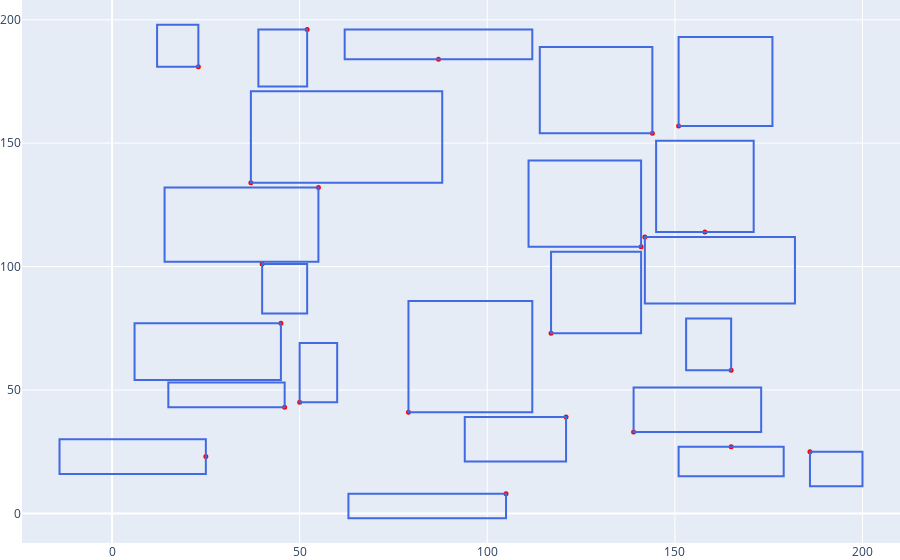

Notebook code cell kept with this figure:
### Code cell
ex_path = "./examples/bin2.txt"
solve_bin_label_placement(ex_path)

### Figure 1 — Plotly figure (JSON) as saved in the notebook; plotly's stock layout.template omitted (floating-point values rounded to 4 significant figures)
{"data": [{"marker": {"color": "rgb(255, 0, 0)", "size": 5, "symbol": "circle-dot"}, "mode": "markers", "opacity": 1, "type": "scatter", "x": [46, 121, 37, 25, 45, 142, 79, 141, 55, 87, 23, 139, 151, 50, 105, 186, 52, 165, 144, 158, 40, 165, 117], "y": [43, 39, 134, 23, 77, 112, 41, 108, 132, 184, 181, 33, 157, 45, 8, 25, 196, 27, 154, 114, 101, 58, 73]}], "layout": {"margin": {"b": 0, "l": 0, "r": 0, "t": 0}, "shapes": [{"line": {"color": "RoyalBlue", "width": 2}, "type": "rect", "x0": 15, "x1": 46, "y0": 43, "y1": 53}, {"line": {"color": "RoyalBlue", "width": 2}, "type": "rect", "x0": 94, "x1": 121, "y0": 21, "y1": 39}, {"line": {"color": "RoyalBlue", "width": 2}, "type": "rect", "x0": 37, "x1": 88, "y0": 134, "y1": 171}, {"line": {"color": "RoyalBlue", "width": 2}, "type": "rect", "x0": -14, "x1": 25, "y0": 16, "y1": 30}, {"line": {"color": "RoyalBlue", "width": 2}, "type": "rect", "x0": 6, "x1": 45, "y0": 54, "y1": 77}, {"line": {"color": "RoyalBlue", "width": 2}, "type": "rect", "x0": 142, "x1": 182, "y0": 85, "y1": 112}, {"line": {"color": "RoyalBlue", "width": 2}, "type": "rect", "x0": 79, "x1": 112, "y0": 41, "y1": 86}, {"line": {"color": "RoyalBlue", "width": 2}, "type": "rect", "x0": 111, "x1": 141, "y0": 108, "y1": 143}, {"line": {"color": "RoyalBlue", "width": 2}, "type": "rect", "x0": 14, "x1": 55, "y0": 102, "y1": 132}, {"line": {"color": "RoyalBlue", "width": 2}, "type": "rect", "x0": 62, "x1": 112, "y0": 184, "y1": 196}, {"line": {"color": "RoyalBlue", "width": 2}, "type": "rect", "x0": 12, "x1": 23, "y0": 181, "y1": 198}, {"line": {"color": "RoyalBlue", "width": 2}, "type": "rect", "x0": 139, "x1": 173, "y0": 33, "y1": 51}, {"line": {"color": "RoyalBlue", "width": 2}, "type": "rect", "x0": 151, "x1": 176, "y0": 157, "y1": 193}, {"line": {"color": "RoyalBlue", "width": 2}, "type": "rect", "x0": 50, "x1": 60, "y0": 45, "y1": 69}, {"line": {"color": "RoyalBlue", "width": 2}, "type": "rect", "x0": 63, "x1": 105, "y0": -2, "y1": 8}, {"line": {"color": "RoyalBlue", "width": 2}, "type": "rect", "x0": 186, "x1": 200, "y0": 11, "y1": 25}, {"line": {"color": "RoyalBlue", "width": 2}, "type": "rect", "x0": 39, "x1": 52, "y0": 173, "y1": 196}, {"line": {"color": "RoyalBlue", "width": 2}, "type": "rect", "x0": 151, "x1": 179, "y0": 15, "y1": 27}, {"line": {"color": "RoyalBlue", "width": 2}, "type": "rect", "x0": 114, "x1": 144, "y0": 154, "y1": 189}, {"line": {"color": "RoyalBlue", "width": 2}, "type": "rect", "x0": 145, "x1": 171, "y0": 114, "y1": 151}, {"line": {"color": "RoyalBlue", "width": 2}, "type": "rect", "x0": 40, "x1": 52, "y0": 81, "y1": 101}, {"line": {"color": "RoyalBlue", "width": 2}, "type": "rect", "x0": 153, "x1": 165, "y0": 58, "y1": 79}, {"line": {"color": "RoyalBlue", "width": 2}, "type": "rect", "x0": 117, "x1": 141, "y0": 73, "y1": 106}], "showlegend": false, "xaxis": {"range": [-24, 210]}, "yaxis": {"range": [-12, 208]}}}
